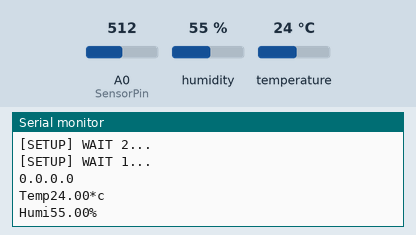
This sketch was run on a simulated ESP8266 (Wemos D1 mini). On the bench: the last lines printed to the serial monitor. The test bench sets the inputs (shaded band); at power-on: humidity 55 %, A0 (SensorPin) = 512, temperature 24 °C. WiFi joins after 1.5 s; servers stay silent unless stated.

Above: at 7.2 s.
7.3 s: humidity set to 22 %
At 8.5 s:
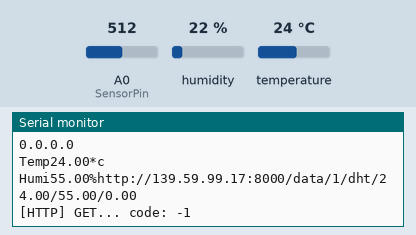
9.3 s: A0 (SensorPin) set to 716
At 10.11 s:
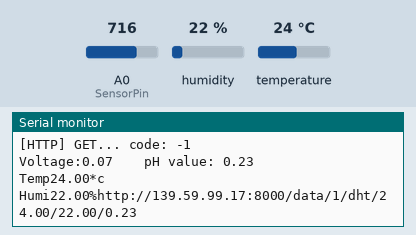
11.3 s: temperature set to 12 °C
At 12.2 s:
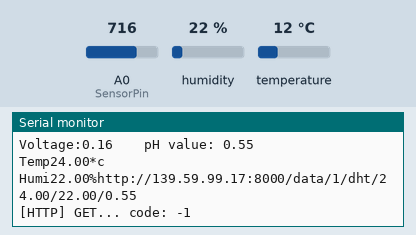
13.3 s: A0 (SensorPin) set to 900
At 14.6 s:
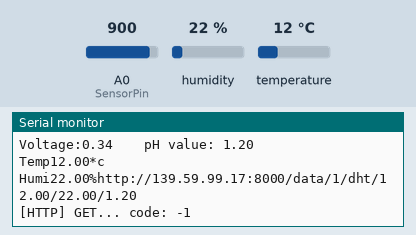
15.3 s: humidity set to 40 %
At 17.0 s:
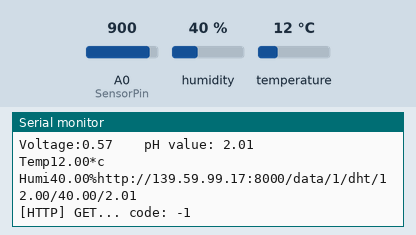
Timing chart, 0 to 18.3 s (numbered marks = the images above; inputs shaded):
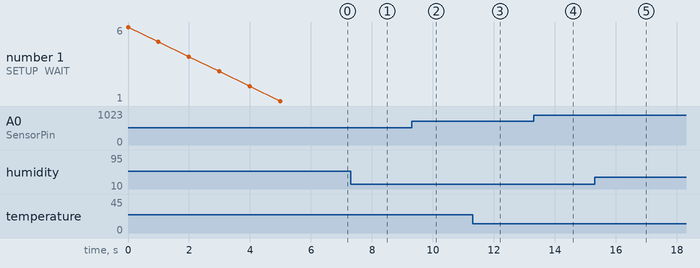

The sketch:

PH_DHT_wemos.ino
```cpp
#include <Arduino.h>
#include <ESP8266WiFi.h>
#include <ESP8266WiFiMulti.h>
#include <ESP8266HTTPClient.h>
#include "DHT.h"
///////////////////////////////////////////////////////////////////////////////////////////
#define SensorPin A0            //pH meter Analog output to Arduino Analog Input 0
#define Offset 0            //deviation compensate
#define samplingInterval 20
#define printInterval 800
#define ArrayLenth  40    //times of collection
int pHArray[ArrayLenth];   //Store the average value of the sensor feedback
int pHArrayIndex=0;
///////////////////////////////////////////////////////////////////////////////////////////
int DHTPIN = 2;          //setpin of DHT at D0
int DHTTYPE = DHT11;     //set Dht Type
DHT dht(DHTPIN, DHTTYPE);
void SendData(float h,float t,float pHValue);
double avergearray(int* arr, int number);

const char* ssid     = "SmartMushroomBox";            //Set ssid
const char* password = "12345678";                    //Set Password
const char* Server   = "139.59.99.17";           //set Server Domain or Server ip
const char* Port     = "8000";
const char* nodeid   = "1";
const char* sensorname = "dht";
ESP8266WiFiMulti WiFiMulti;
void setup()
{
  Serial.begin(115200);
  for(uint8_t t = 6; t > 0; t--)
      {
        Serial.printf("[SETUP] WAIT %d...\n", t);
        Serial.flush();
        delay(1000);
      }
    WiFiMulti.addAP(ssid, password);    //Set SSID and Password (SSID, Password)
    WiFi.begin(ssid, password);         //Set starting for Wifi
    Serial.println(WiFi.localIP());
    dht.begin();
}
void loop()
{
  static unsigned long samplingTime = millis();
  static unsigned long printTime = millis();
  static float pHValue,voltage;
  if(millis()-samplingTime > samplingInterval)
  {
      pHArray[pHArrayIndex++]=analogRead(SensorPin);
      if(pHArrayIndex==ArrayLenth)pHArrayIndex=0;
      voltage = avergearray(pHArray, ArrayLenth)*5.0/1024;
      pHValue = 3.5*voltage+Offset;
      samplingTime=millis();
  }
  if(millis() - printTime > printInterval)   //Every 800 milliseconds, print a numerical, convert the state of the LED indicator
  {
  Serial.print("Voltage:");
  Serial.print(voltage,2);
  Serial.print("    pH value: ");
  Serial.println(pHValue,2);
  printTime=millis();
  }
  float h = dht.readHumidity();      //Read Humidity
  float t = dht.readTemperature();   //Read Temperature
  if (isnan(t) || isnan(h))
  {
    Serial.println("FaiLed to read from DHT");
  }
  else
  {
    Serial.print("Temp");
    Serial.print(t);
    Serial.println("*c");
    Serial.print("Humi");
    Serial.print(h);
    Serial.print("%");
    SendData(h,t,pHValue);
  }
////////////////////////////////////////////////////////////////////////////////////////////


////////////////////////////////////////////////////////////////////////////////////////
  delay(1000);
}

void SendData(float h,float t,float pHValue)
{

  // wait for WiFi connection
    if((WiFiMulti.run() == WL_CONNECTED))
    {
        HTTPClient http;
        String str = "http://" +String(Server)+":"+String(Port)+"/data"+"/"+String(nodeid)+"/"+String(sensorname)+"/"+ String(t)+"/"+String(h)+"/"+String(pHValue);
        Serial.println(str);
        http.begin(str);
        int httpCode = http.GET();
        Serial.printf("[HTTP] GET... code: %d\n", httpCode);
        if(httpCode > 0)
        {
            if(httpCode == HTTP_CODE_OK)
              {
                String payload = http.getString();
      //-------------------Control----------------------------//
                Serial.print("payload");
                Serial.println(payload);
              }
        }
    }
}
double avergearray(int* arr, int number){
  int i;
  int max,min;
  double avg;
  long amount=0;
  if(number<=0){
    Serial.println("Error number for the array to avraging!/n");
    return 0;
  }
  if(number<5){   //less than 5, calculated directly statistics
    for(i=0;i<number;i++){
      amount+=arr[i];
    }
    avg = amount/number;
    return avg;
  }else{
    if(arr[0]<arr[1]){
      min = arr[0];max=arr[1];
    }
    else{
      min=arr[1];max=arr[0];
    }
    for(i=2;i<number;i++){
      if(arr[i]<min){
        amount+=min;        //arr<min
        min=arr[i];
      }else {
        if(arr[i]>max){
          amount+=max;    //arr>max
          max=arr[i];
        }else{
          amount+=arr[i]; //min<=arr<=max
        }
      }//if
    }//for
    avg = (double)amount/(number-2);
  }//if
  return avg;
}
```

Measured:
- after the input at 15.3 s, the serial monitor: prints a new line after 0.74 s (image 5)
